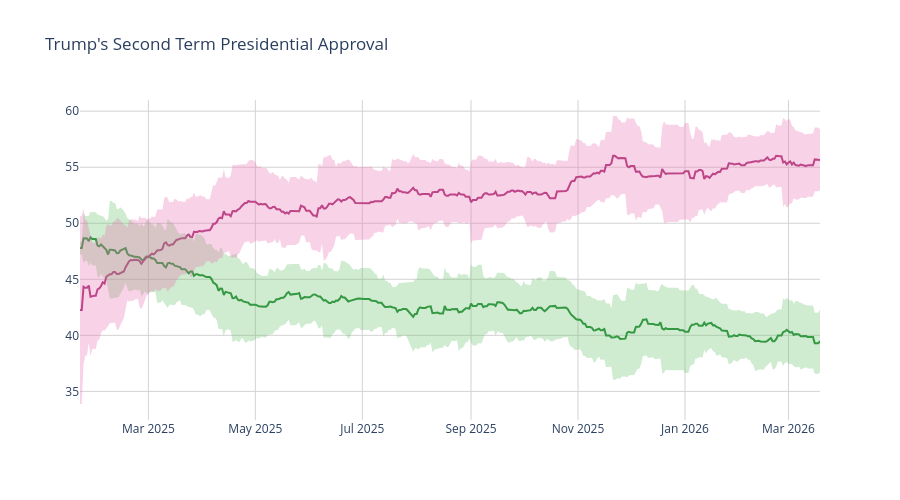

Notebook code for this chart:
### Code cell
disappr_ci_hex = "#e86eaf",
appr_ci_hex = "#60be65"
disappr_ci_rgba = "rgba(232, 110, 175, 0.3)"
appr_ci_rgba = "rgba(96, 190, 101, 0.3)"
grid_col = "#d4d2d2"


# Approve
fig = go.Figure(go.Scatter(
    x=pres['end_date'],
    y=pres['approve'],
    hovertemplate="%{y:.2f}%",
    name="<b>Approve</b>",
    line=dict(color="#228833"),
    showlegend=False
))

# Disapprove
fig.add_trace(go.Scatter(
    x=pres['end_date'],
    y=pres['disapprove'],
    hovertemplate="%{y:.2f}%",
    name="<b>Disapprove</b>",
    line=dict(color="#aa3377"),
    showlegend=False
    )
)

# Approve CI
fig.add_traces([

    # Upper bound
    go.Scatter(
        x=pres['end_date'],
        y=pres['approve_upper_ci'],
        marker=dict(color=appr_ci_hex),
        line=dict(width=0),
        mode='lines',
        showlegend=False,
        hoverinfo="skip"
    ),

    # Lower bound
    go.Scatter(
        x=pres['end_date'],
        y=pres['approve_lower_ci'],
        marker=dict(color=appr_ci_hex),
        line=dict(width=0),
        mode='lines',
        fillcolor=appr_ci_rgba,
        fill="tonexty",
        showlegend=False,
        hoverinfo="skip"
    )
])

# Disapprove CI
fig.add_traces([

    # Upper bound
    go.Scatter(
        x=pres['end_date'],
        y=pres['disapprove_upper_ci'],
        marker=dict(color=disappr_ci_hex),
        line=dict(width=0),
        mode='lines',
        showlegend=False,
        hoverinfo="skip"
    ),

    # Lower bound
    go.Scatter(
        x=pres['end_date'],
        y=pres['disapprove_lower_ci'],
        marker=dict(color=disappr_ci_hex),
        line=dict(width=0),
        mode='lines',
        fillcolor=disappr_ci_rgba,
        fill="tonexty",
        showlegend=False,
        hoverinfo="skip"
    )
])

fig.update_layout(
    title=dict(text="Trump's Second Term Presidential Approval"),
    hovermode="x"
)

fig.update_xaxes(gridcolor=grid_col)
fig.update_yaxes(gridcolor=grid_col)

fig.update_layout(hovermode="x", hoverlabel_align="right", plot_bgcolor="rgba(0, 0, 0, 0)", height=500)
fig.show()

### Figure 1 — Plotly figure (JSON) as saved in the notebook; plotly's stock layout.template omitted (floating-point values rounded to 4 significant figures; data arrays with more than 128 entries replaced by an {"elided": "..."} marker saying what was removed)
{"data": [{"hovertemplate": "%{y:.2f}%", "line": {"color": "#228833"}, "name": "<b>Approve</b>", "showlegend": false, "type": "scatter", "x": {"elided": "423 str values"}, "y": {"elided": "423 float values"}}, {"hovertemplate": "%{y:.2f}%", "line": {"color": "#aa3377"}, "name": "<b>Disapprove</b>", "showlegend": false, "type": "scatter", "x": {"elided": "423 str values"}, "y": {"elided": "423 float values"}}, {"hoverinfo": "skip", "line": {"width": 0}, "marker": {"color": "#60be65"}, "mode": "lines", "showlegend": false, "type": "scatter", "x": {"elided": "423 str values"}, "y": {"elided": "423 float values"}}, {"fill": "tonexty", "fillcolor": "rgba(96, 190, 101, 0.3)", "hoverinfo": "skip", "line": {"width": 0}, "marker": {"color": "#60be65"}, "mode": "lines", "showlegend": false, "type": "scatter", "x": {"elided": "423 str values"}, "y": {"elided": "423 float values"}}, {"hoverinfo": "skip", "line": {"width": 0}, "marker": {"color": ["#e86eaf"]}, "mode": "lines", "showlegend": false, "type": "scatter", "x": {"elided": "423 str values"}, "y": {"elided": "423 float values"}}, {"fill": "tonexty", "fillcolor": "rgba(232, 110, 175, 0.3)", "hoverinfo": "skip", "line": {"width": 0}, "marker": {"color": ["#e86eaf"]}, "mode": "lines", "showlegend": false, "type": "scatter", "x": {"elided": "423 str values"}, "y": {"elided": "423 float values"}}], "layout": {"height": 500, "hoverlabel": {"align": "right"}, "hovermode": "x", "plot_bgcolor": "rgba(0, 0, 0, 0)", "title": {"text": "Trump's Second Term Presidential Approval"}, "xaxis": {"gridcolor": "#d4d2d2"}, "yaxis": {"gridcolor": "#d4d2d2"}}}
